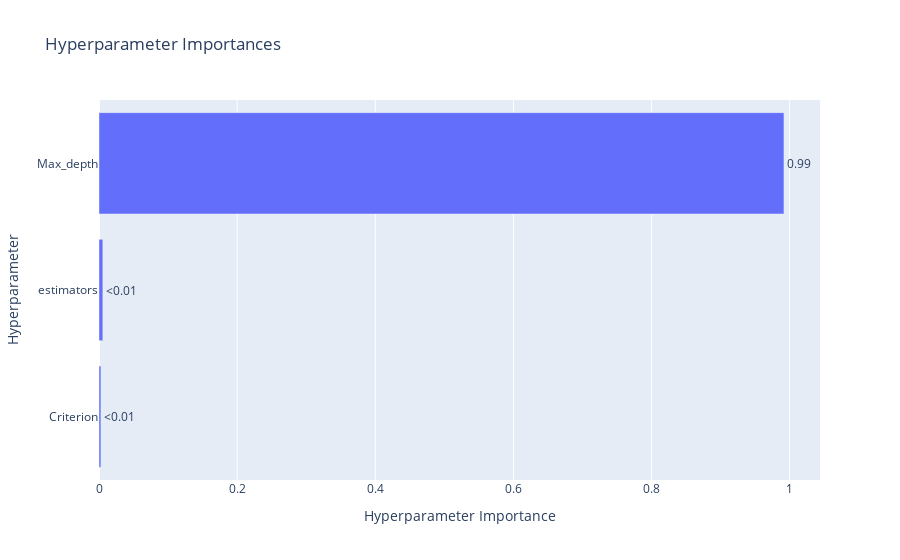

The notebook cell saved with this chart:
### Code cell
optuna.visualization.plot_param_importances(studyRF)

### Figure 1 — Plotly figure (JSON) as saved in the notebook; plotly's stock layout.template omitted (floating-point values rounded to 4 significant figures)
{"data": [{"cliponaxis": false, "hovertemplate": ["Criterion (CategoricalDistribution): 0.002775905412248369<extra></extra>", "estimators (IntDistribution): 0.0055444351233525984<extra></extra>", "Max_depth (IntDistribution): 0.9916796594643991<extra></extra>"], "name": "Objective Value", "orientation": "h", "text": ["<0.01", "<0.01", "0.99"], "textposition": "outside", "type": "bar", "x": [0.002776, 0.005544, 0.9917], "y": ["Criterion", "estimators", "Max_depth"]}], "layout": {"title": {"text": "Hyperparameter Importances"}, "xaxis": {"title": {"text": "Hyperparameter Importance"}}, "yaxis": {"title": {"text": "Hyperparameter"}}}}
